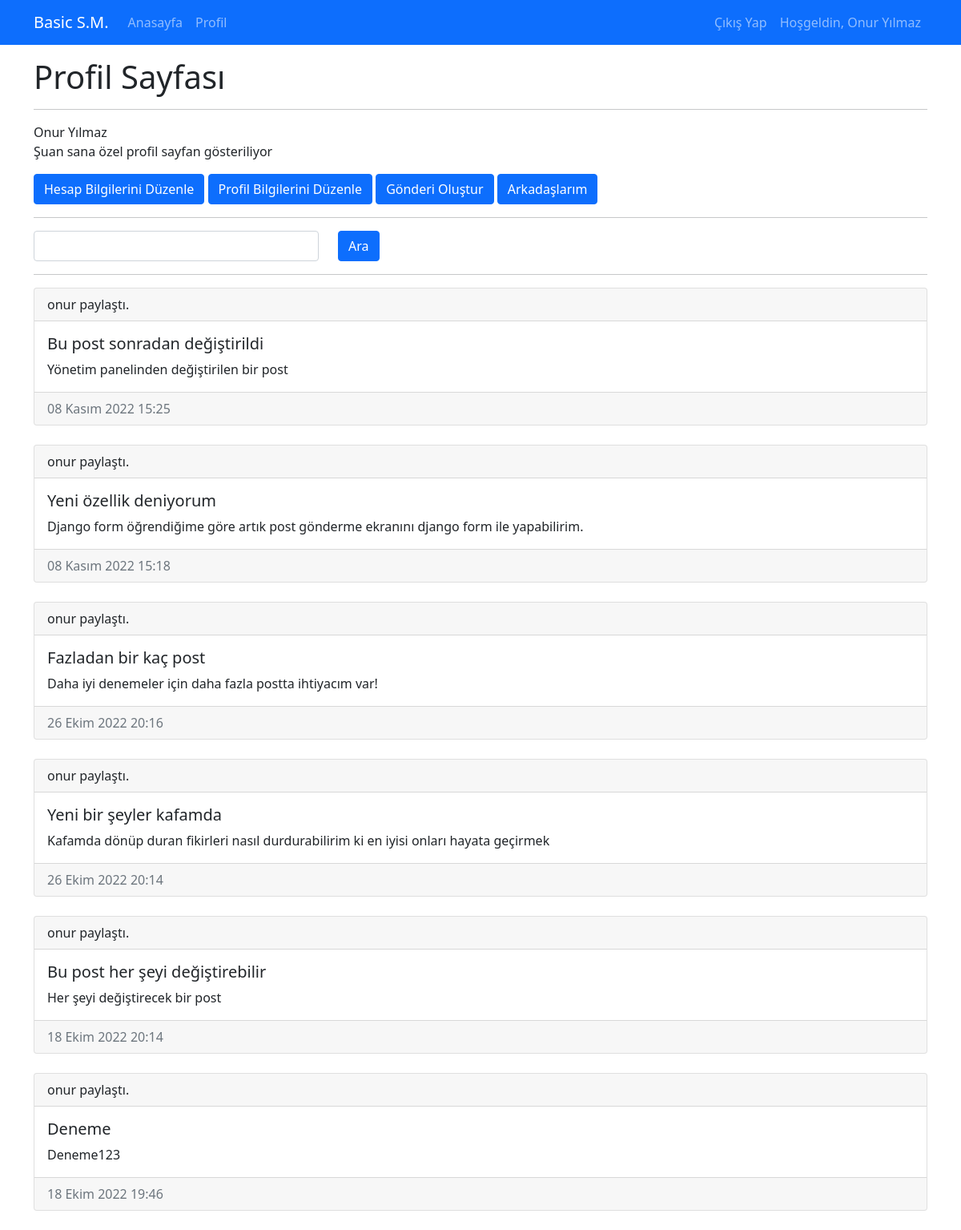
Screenshot of /profile/ (signed in) with the database file from the repository.
### feed/models.py (models this page shows, shortened)
class UserPost(models.Model):
    title = models.CharField(max_length=150)
    post_text = models.TextField()
    post_date = models.DateTimeField(default=timezone.now)
    owner = models.ForeignKey(User, on_delete=models.CASCADE)

### userprofile/views.py (the view)
# urls.py: path("profile/", views.user_profile, name="profile"),
@login_required(login_url='login')
def user_profile(request):
    template = "userprofile/profile.html"
    if 'q' in request.GET and request.GET.get('q'):
        q = request.GET['q']
        all_post = UserPost.objects.filter(
            Q(owner=request.user) &
            (Q(title__contains=q) | Q(post_text__contains=q))
        ).order_by('-post_date')
    else:
        all_post = UserPost.objects.filter(owner=request.user).order_by('-post_date')
    context = {
        "all_post" : all_post
    }
    return render(request, template, context)

### userprofile/templates/userprofile/profile.html (shortened to what this page needs)
{% extends 'base.html' %}
{% load static %}
{% block css_files %}
    <link rel="stylesheet" href="{% static 'userprofile/css/style.css' %}">
{% endblock %}
{% block content %}
    <div class="container mt-3">
        <div class="row">
            <div class="col-12">
                <h1>Profil Sayfası</h1>
                <hr>
                {{user.get_full_name}} <p>Şuan sana özel profil sayfan gösteriliyor</p>
                <a class="btn btn-primary" href="{% url 'account_edit' %}" role="button">Hesap Bilgilerini Düzenle</a>
                <a class="btn btn-primary" href="{% url 'profile_edit' %}" role="button">Profil Bilgilerini Düzenle</a>
                <a class="btn btn-primary" href="{% url 'add_post' %}" role="button">Gönderi Oluştur</a>
                <a class="btn btn-primary" href="{% url 'friends_list' %}" role="button">Arkadaşlarım</a>
                <hr>
                <form action="" method="GET">
                    <div class="row">
                        <div class="col-4">
                            <input type="text" class="form-control" name="q">
                        </div>
                        <div class="col">
                            <button type="submit" class="btn btn-primary">Ara</button>
                        </div>
                    </div>
                </form>
                <hr>
                {% include 'feed/partials/_get_post.html' %}
            </div>
        </div>
    </div>
{% endblock %}

### templates/base.html (shortened to what this page needs)
{% load static %}
<!DOCTYPE html>
<html lang="tr">
<head>
    <link rel="stylesheet" href="{% static 'css/bootstrap.min.css' %}">
    <link rel="stylesheet" href="{% static 'css/base.css' %}">
    {% block css_files %} {% endblock %}
</head>
<body>
    {% include 'partials/_navbar.html' %}
    {% block content %} {% endblock %}
</body>
</html>

### templates/partials/_navbar.html (shortened to what this page needs)
<nav class="navbar navbar-dark bg-primary navbar-expand-lg">
    <div class="container">
        <a class="navbar-brand" href="{% url 'home' %}">Basic S.M.</a>
        <ul class="navbar-nav me-auto">
            <li class="nav-item">
                <a class="nav-link" href="{% url 'home' %}">Anasayfa</a>
            </li>
            <li class="nav-item">
                <a class="nav-link" href="{% url 'profile' %}">Profil</a>
            </li>
        </ul>
        <ul class="navbar-nav ms-auto">
            {% if user.is_authenticated %}
                <li class="nav-item">
                    <a class="nav-link" href="{% url 'logout' %}">Çıkış Yap</a>
                </li>
                <li class="nav-item">
                    <a class="nav-link" href="">Hoşgeldin, {{ user.get_full_name|title }} </a>
                </li>
            {% endif %}
        </ul>
    </div>
</nav>

### feed/templates/feed/partials/_get_post.html
{% if all_post|length > 0 %}
    {% for post in all_post%}
    <div class="card">
        <div class="card-header">
            {{post.owner.username}} paylaştı.
        </div>
        <div class="card-body">
            <h5 class="card-title">{{post.title}}</h5>
            <p class="card-text">{{post.post_text}}</p>
        </div>
        <div class="card-footer text-muted">
            {{post.post_date}}
        </div>
    </div>
    <br>
    {% endfor %}
{% endif %}

### rows the page displays
UserPost: owner.username "onur", title "Bu post sonradan değiştirildi", post_text "Yönetim panelinden değiştirilen bir post", post_date "08 Kasım 2022 15:25"
UserPost: owner.username "onur", title "Yeni özellik deniyorum", post_text "Django form öğrendiğime göre artık post gönderme ekranını django form ile yapabilirim.", post_date "08 Kasım 2022 15:18"
UserPost: owner.username "onur", title "Fazladan bir kaç post", post_text "Daha iyi denemeler için daha fazla postta ihtiyacım var!", post_date "26 Ekim 2022 20:16"
UserPost: owner.username "onur", title "Yeni bir şeyler kafamda", post_text "Kafamda dönüp duran fikirleri nasıl durdurabilirim ki en iyisi onları hayata geçirmek", post_date "26 Ekim 2022 20:14"
UserPost: owner.username "onur", title "Bu post her şeyi değiştirebilir", post_text "Her şeyi değiştirecek bir post", post_date "18 Ekim 2022 20:14"
UserPost: owner.username "onur", title "Deneme", post_text "Deneme123", post_date "18 Ekim 2022 19:46"

### other values shown
{{ user.get_full_name|title }} "Onur Yılmaz"
{{ user.get_full_name }} "Onur Yılmaz"
